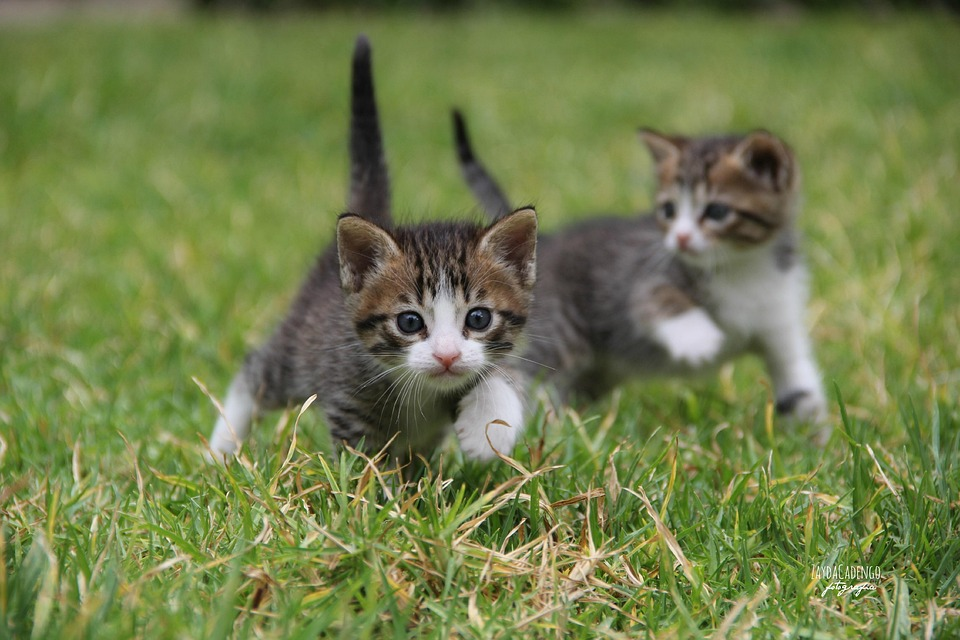
#> input picture dataset/images/train/cats/000001.jpg, 960 x 640 px; its folder holds only this picture in this run
$ python annotations.py
#> lines starting #> are read from the running program, lines starting #| are printed output that depends on the picture; after the words box and inside, x2 and y2 are one past the last pixel; in counts of white or black regions, pixels touching at a corner belong together
import cv2
import os

# =========================================
# CONFIGURAÇÕES
# =========================================

IMAGE_DIR = "dataset/images/train"
LABEL_DIR = "dataset/labels/train"

CLASSES = {
    0: "cat",
    1: "dog"
}

# =========================================
# VARIÁVEIS GLOBAIS
# =========================================

drawing = False
ix, iy = -1, -1

current_image = None
clone = None
annotations = []

selected_class = 0

# =========================================
# FUNÇÃO YOLO
# =========================================

# [119 lines left out: functions convert_to_yolo, redraw_image, draw_rectangle, not called in this run]

# =========================================
# PERCORRER SUBPASTAS
# =========================================

for class_folder in ["cats", "dogs"]:

    image_folder = os.path.join(
        IMAGE_DIR,
        class_folder
    )

    label_folder = os.path.join(
        LABEL_DIR,
        class_folder
    )

    os.makedirs(label_folder, exist_ok=True)

    image_files = [
        f for f in os.listdir(image_folder)
        if f.lower().endswith(
            (".jpg", ".jpeg", ".png")
        )
    ]

    for image_name in image_files:

        image_path = os.path.join(
            image_folder,
            image_name
        )

        original_image = cv2.imread(image_path)
#> original_image is the input picture: shape (640, 960, 3); mean B, G, R 75.4, 126.2, 114.3

        if original_image is None:
            continue

        # =========================================
        # REDIMENSIONAMENTO
        # =========================================

        MAX_WIDTH = 1280
        MAX_HEIGHT = 720

        h, w = original_image.shape[:2]
#> h = 640; w = 960

        scale = min(
            MAX_WIDTH / w,
            MAX_HEIGHT / h,
            1
        )
#> scale = 1

        new_w = int(w * scale)
#> new_w = 960
        new_h = int(h * scale)
#> new_h = 640

        current_image = cv2.resize(
            original_image,
            (new_w, new_h)
        )

        clone = current_image.copy()

        annotations = []

        print(f"\nImagem: {image_name}")
        print(f"Pasta: {class_folder}")

        print("Teclas:")
        print("0 = gato")
        print("1 = cachorro")
        print("S = salvar")
        print("R = resetar")
        print("N = próxima imagem")
        print("ESC = sair")

        cv2.namedWindow(
            "YOLO Annotation Tool",
            cv2.WINDOW_NORMAL
        )

        cv2.setMouseCallback(
            "YOLO Annotation Tool",
            draw_rectangle
        )

        while True:

            display = current_image.copy()

            cv2.putText(
                display,
                f"Classe atual: {CLASSES[selected_class]}",
                (10, 30),
                cv2.FONT_HERSHEY_SIMPLEX,
                1,
                (255, 0, 0),
                2
            )
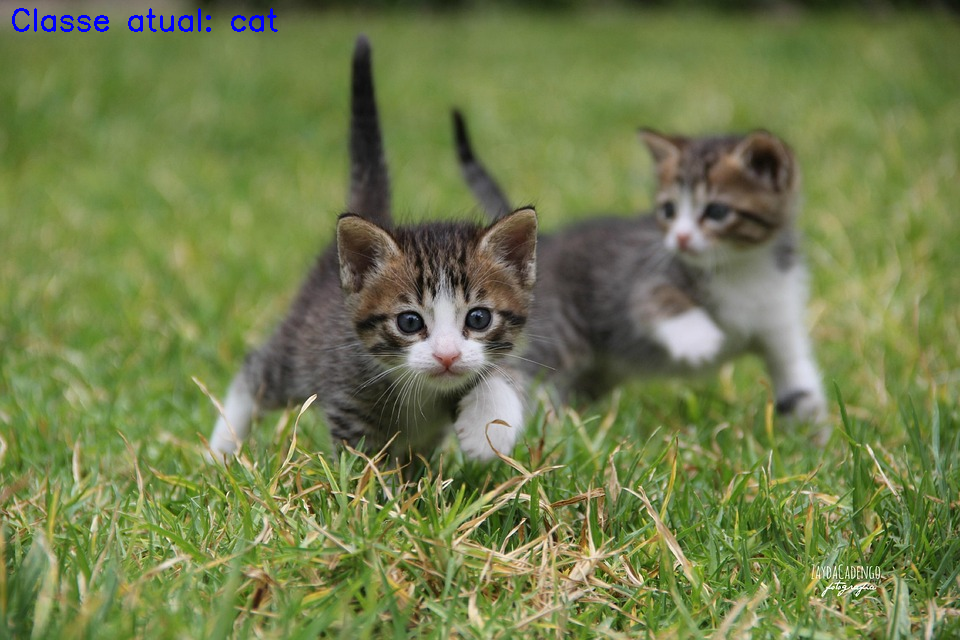
#> display: shape (640, 960, 3); 0.27% of pixels changed, all inside (x1, y1, x2, y2) = (12, 8, 278, 32)

            cv2.imshow(
                "YOLO Annotation Tool",
                display
            )

            key = cv2.waitKey(1) & 0xFF
#> (key Esc is pressed here)

            # =========================================
            # CLASSES
            # =========================================

            if key == ord("0"):
                selected_class = 0

            elif key == ord("1"):
                selected_class = 1

            # =========================================
            # RESET
            # =========================================

            elif key == ord("r"):

                annotations = []

                current_image = cv2.resize(
                    original_image,
                    (new_w, new_h)
                )

                clone = current_image.copy()

                print("Annotations resetadas")

            # =========================================
            # SALVAR
            # =========================================

            elif key == ord("s"):

                display_h, display_w = current_image.shape[:2]

                original_h, original_w = original_image.shape[:2]

                label_path = os.path.join(
                    label_folder,
                    os.path.splitext(image_name)[0] + ".txt"
                )

                with open(label_path, "w") as f:

                    for ann in annotations:

                        class_id, x1, y1, x2, y2 = ann

                        yolo_box = convert_to_yolo(
                            (display_w, display_h),
                            (original_w, original_h),
                            (x1, y1, x2, y2)
                        )

                        line = (
                            f"{class_id} "
                            f"{' '.join(map(str, yolo_box))}\n"
                        )

                        f.write(line)

                print(f"\nArquivo salvo:")
                print(label_path)

                print("\nConteúdo YOLO:")

                with open(label_path, "r") as f:
                    print(f.read())

            # =========================================
            # PRÓXIMA IMAGEM
            # =========================================

            elif key == ord("n"):

                if len(annotations) > 0:

                    display_h, display_w = current_image.shape[:2]

                    original_h, original_w = original_image.shape[:2]

                    label_path = os.path.join(
                        label_folder,
                        os.path.splitext(image_name)[0] + ".txt"
                    )

                    with open(label_path, "w") as f:

                        for ann in annotations:

                            class_id, x1, y1, x2, y2 = ann

                            yolo_box = convert_to_yolo(
                                (display_w, display_h),
                                (original_w, original_h),
                                (x1, y1, x2, y2)
                            )

                            line = (
                                f"{class_id} "
                                f"{' '.join(map(str, yolo_box))}\n"
                            )

                            f.write(line)

                    print(f"\nAuto save:")
                    print(label_path)

                break

            # =========================================
            # SAIR
            # =========================================

            elif key == 27:
                cv2.destroyAllWindows()
                exit()
#> (the program exits here)

$ run again, on dataset/images/train/cats/000002.jpg
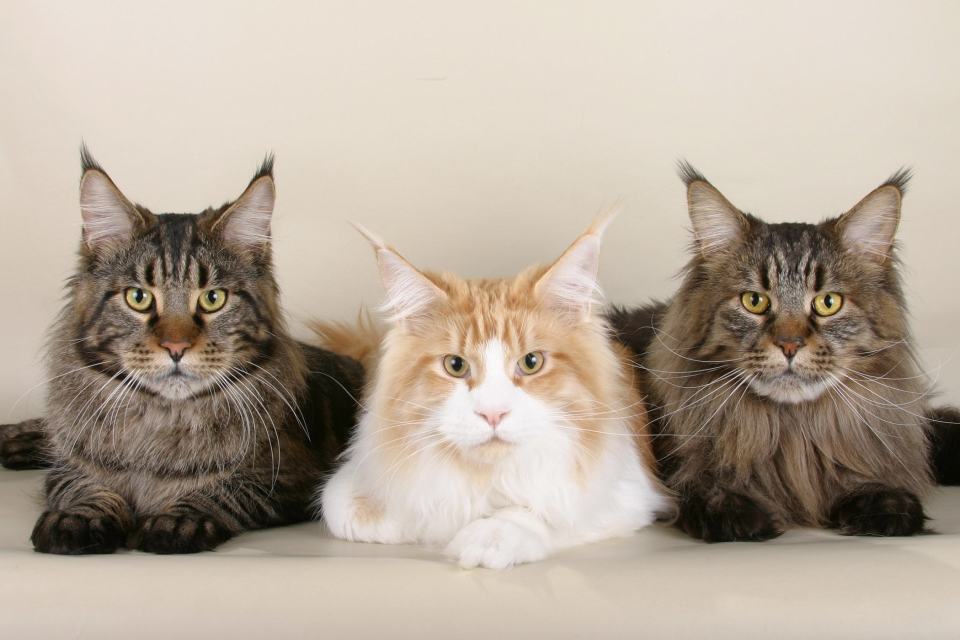
#> input picture dataset/images/train/cats/000002.jpg, 1920 x 1279 px (shown at 1/2 size)
#> original_image is the input picture: shape (1279, 1920, 3); mean B, G, R 154.2, 168.5, 181.3
#> `current_image = cv2.resize( original_image, (new_w, new_h) )`:
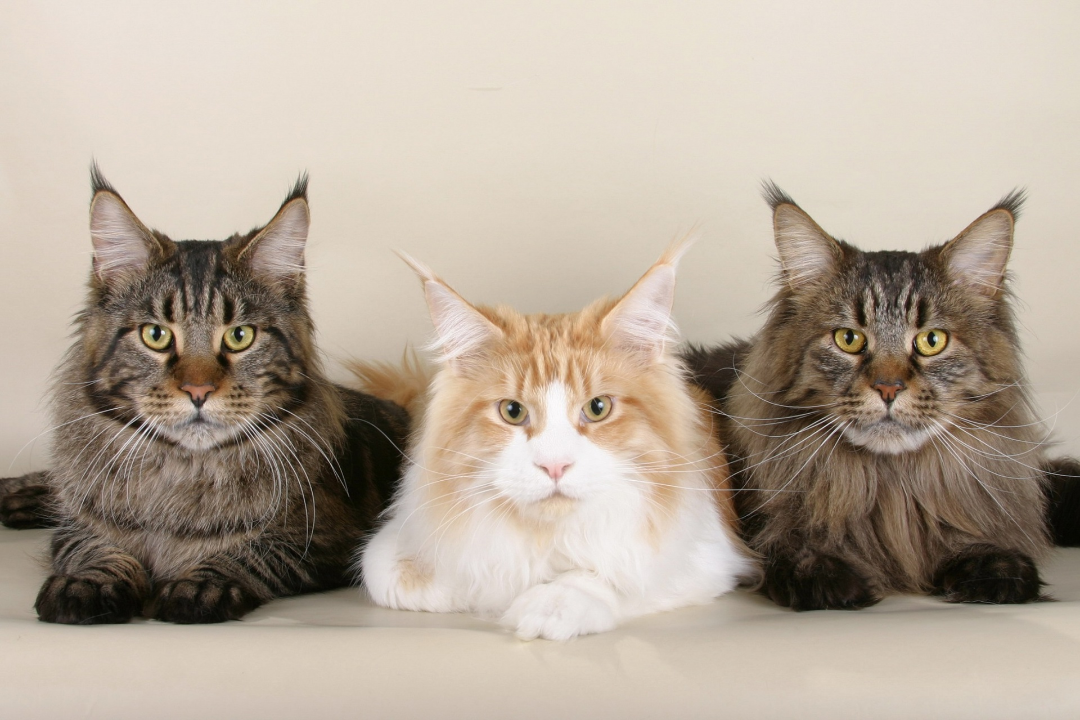
#> current_image: shape (720, 1080, 3); mean B, G, R 154, 168.4, 181.2
#> `cv2.putText( display, f"Classe atual: {CLASSES[selected_class]}", (10,..`:
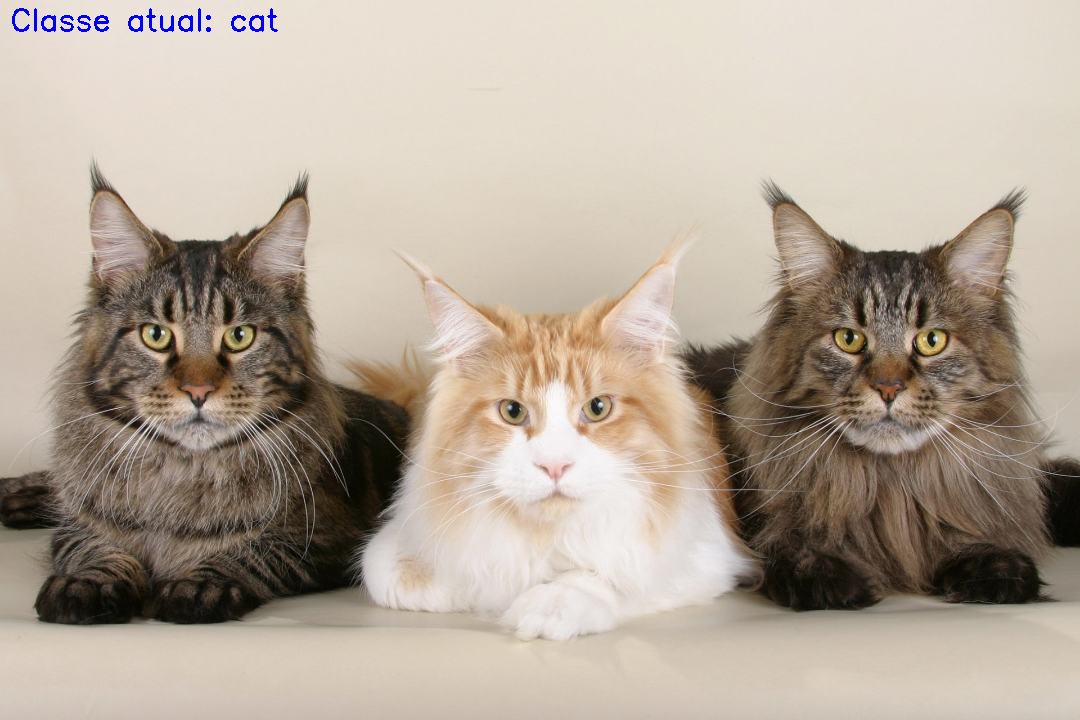
#> display: shape (720, 1080, 3); 0.22% of pixels changed, all inside (x1, y1, x2, y2) = (12, 8, 278, 32)

$ run again, on dataset/images/train/cats/000003.jpg
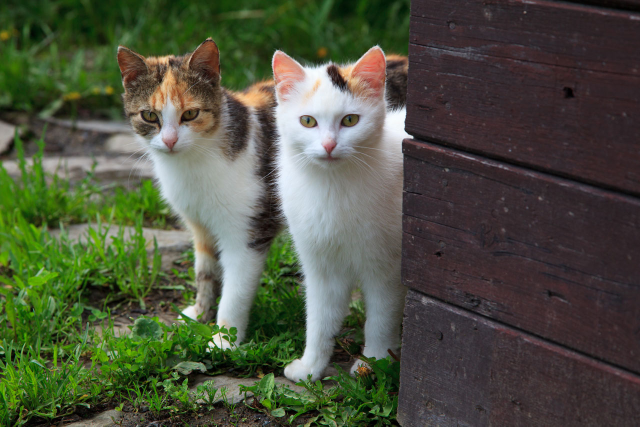
#> input picture dataset/images/train/cats/000003.jpg, 1280 x 853 px (shown at 1/2 size)
#> original_image is the input picture: shape (853, 1280, 3); mean B, G, R 64, 82.7, 77.5
#> `current_image = cv2.resize( original_image, (new_w, new_h) )`:
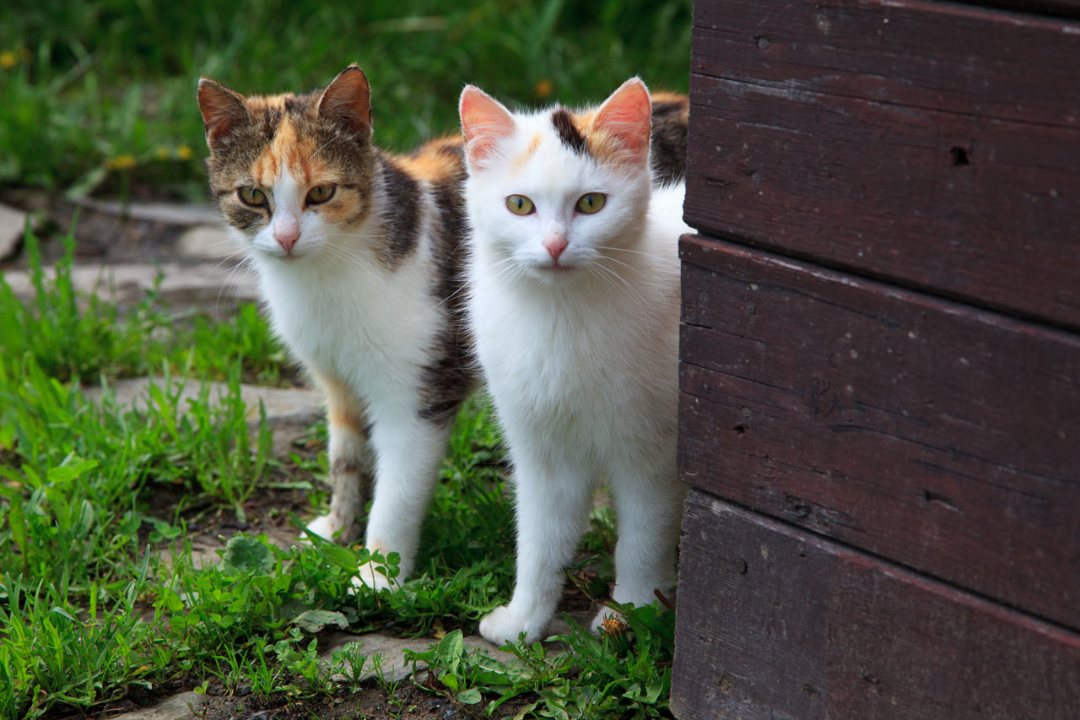
#> current_image: shape (720, 1080, 3); mean B, G, R 63.9, 82.5, 77.4
#> `cv2.putText( display, f"Classe atual: {CLASSES[selected_class]}", (10,..`:
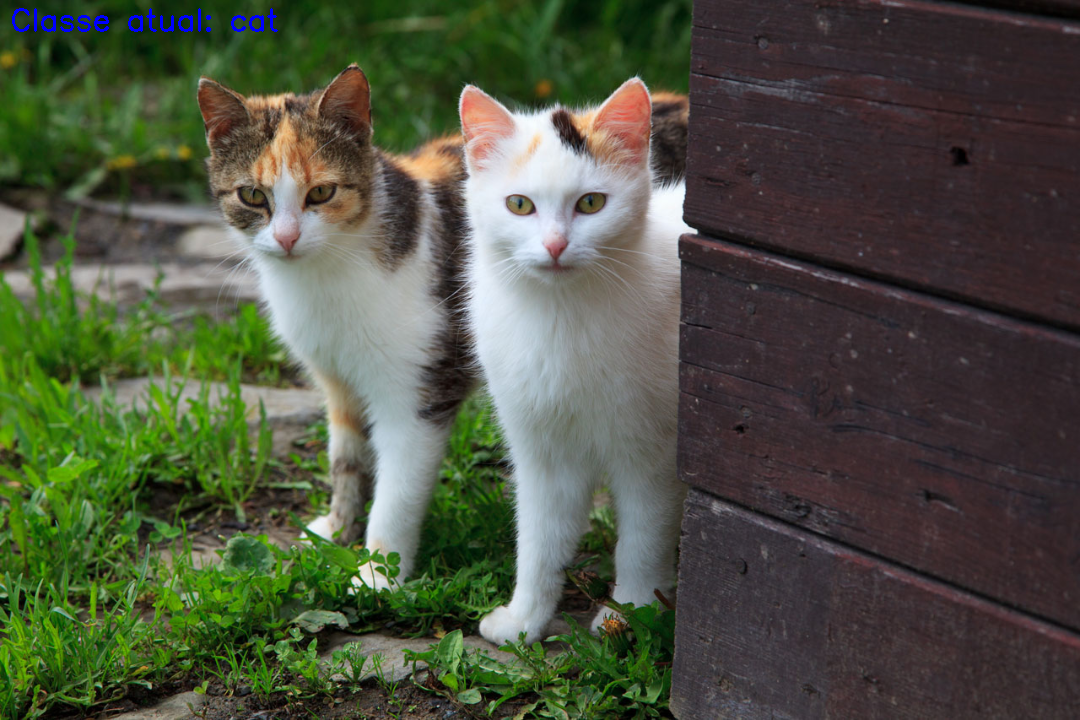
#> display: shape (720, 1080, 3); 0.22% of pixels changed, all inside (x1, y1, x2, y2) = (12, 8, 278, 32)
